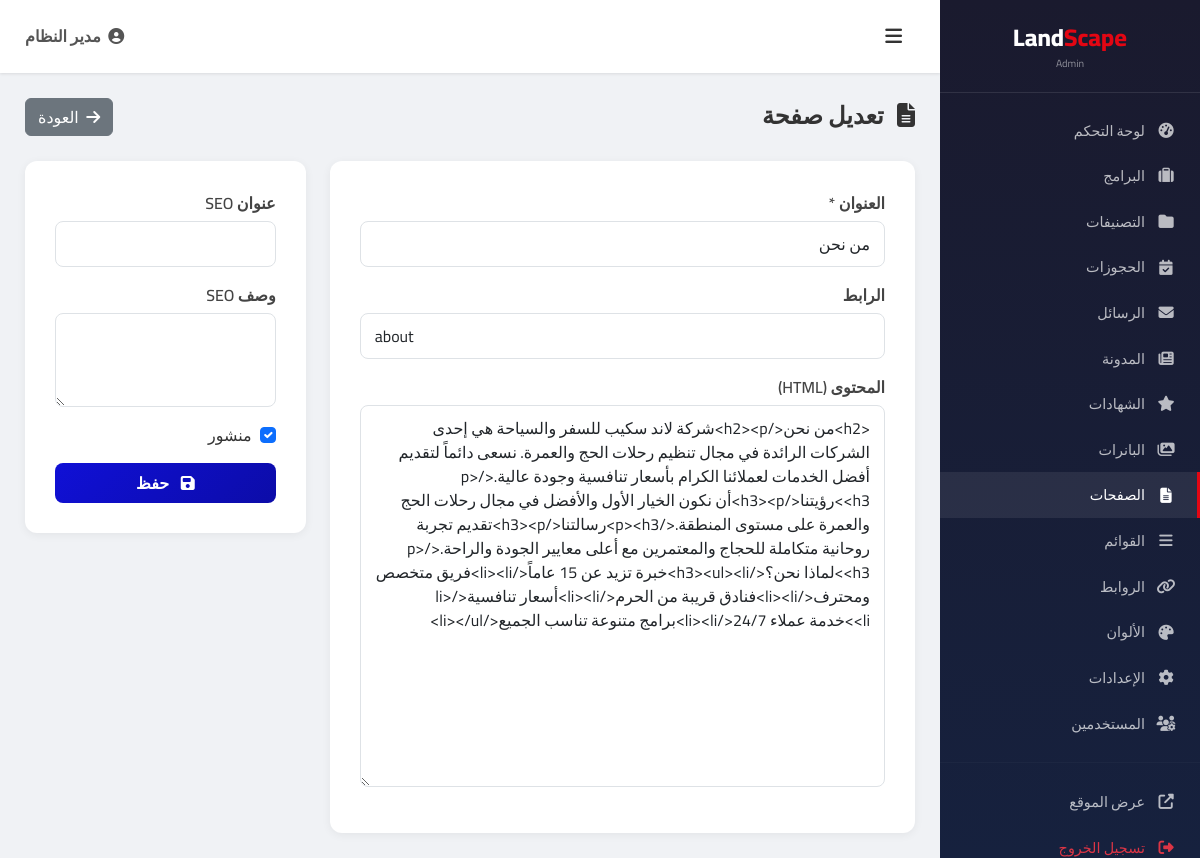
The app's page /admin/page-edit?id=1 (signed in) with its own data.
### tables this page shows
CREATE TABLE `pages` (
    `id` INT AUTO_INCREMENT PRIMARY KEY,
    `title` VARCHAR(300) NOT NULL,
    `slug` VARCHAR(300) NOT NULL UNIQUE,
    `content` LONGTEXT,
    `meta_title` VARCHAR(300),
    `meta_description` TEXT,
    `is_published` TINYINT(1) DEFAULT 1,
    `created_at` TIMESTAMP DEFAULT CURRENT_TIMESTAMP,
    `updated_at` TIMESTAMP DEFAULT CURRENT_TIMESTAMP ON UPDATE CURRENT_TIMESTAMP
);

### config/config.php (called while the page is built, shortened)
<?php
function clean(string $data): string {
    return htmlspecialchars(trim($data), ENT_QUOTES, 'UTF-8');
}

### admin/page-edit.php (the view, shortened to what this page needs)
<?php
$db = getDB();
$id = intval($_GET['id'] ?? 0);
$page = null;
if ($id > 0) {
    $stmt = $db->prepare("SELECT * FROM pages WHERE id = ?");
    $stmt->execute([$id]);
    $page = $stmt->fetch();
}
include __DIR__ . '/includes/header.php';
?>
<div class="admin-page-header">
    <h4><i class="fas fa-file-alt me-2"></i> <?= $id ? 'تعديل' : 'إضافة' ?> صفحة</h4>
    <a href="/admin/pages" class="btn btn-secondary"><i class="fas fa-arrow-right me-1"></i> العودة</a>
</div>
<form method="POST">
    <div class="row g-4">
        <div class="col-lg-8">
            <div class="admin-form">
                <div class="mb-3"><label class="form-label">العنوان *</label><input type="text" name="title" class="form-control" value="<?= clean($page['title'] ?? '') ?>" required></div>
                <div class="mb-3"><label class="form-label">الرابط</label><input type="text" name="slug" class="form-control" value="<?= clean($page['slug'] ?? '') ?>" dir="ltr"></div>
                <div class="mb-3"><label class="form-label">المحتوى (HTML)</label><textarea name="content" class="form-control" rows="15"><?= $page['content'] ?? '' ?></textarea></div>
            </div>
        </div>
        <div class="col-lg-4">
            <div class="admin-form">
                <div class="mb-3"><label class="form-label">عنوان SEO</label><input type="text" name="meta_title" class="form-control" value="<?= clean($page['meta_title'] ?? '') ?>"></div>
                <div class="mb-3"><label class="form-label">وصف SEO</label><textarea name="meta_description" class="form-control" rows="3"><?= clean($page['meta_description'] ?? '') ?></textarea></div>
                <div class="form-check mb-3">
                    <input type="checkbox" name="is_published" class="form-check-input" id="pub" <?= ($page['is_published'] ?? 1) ? 'checked' : '' ?>>
                    <label class="form-check-label" for="pub">منشور</label>
                </div>
                <button type="submit" class="btn btn-admin-primary w-100"><i class="fas fa-save me-2"></i> حفظ</button>
            </div>
        </div>
    </div>
</form>
<?php include __DIR__ . '/includes/footer.php'; ?>

### admin/includes/admin.css (style rules this page uses)
* { box-sizing: border-box; margin: 0; padding: 0; }
body { font-family: 'Cairo', sans-serif; background: #f0f2f5; color: #333; direction: rtl; }
.admin-form { background: #fff; border-radius: 12px; padding: 30px; box-shadow: 0 2px 10px rgba(0,0,0,0.06); }
.admin-form .form-label { font-weight: 600; color: #444; margin-bottom: 6px; }
.admin-form .form-control, .admin-form .form-select { border-radius: 8px; font-family: 'Cairo', sans-serif; padding: 10px 14px; }
.admin-page-header { display: flex; justify-content: space-between; align-items: center; margin-bottom: 25px; }
.admin-page-header h4 { font-weight: 700; color: #333; margin: 0; }
.btn-admin-primary { background: linear-gradient(135deg, #1010D6, #0c0ca8); color: #fff; border: none; border-radius: 8px; padding: 8px 20px; font-weight: 600; font-family: 'Cairo', sans-serif; }

### records on screen
pages: title "من نحن", slug "about", content "<h2>من نحن</h2><p>شركة لاند سكيب للسفر والسياحة هي إحدى الشركات الرائدة في مجال تنظيم رحلات الحج والعمرة. نسعى دائماً لتقديم أفضل الخدمات لعملائنا الكرام بأسعار تنافسية وجودة عالية.</p><h3>رؤيتنا</h3><p>أن نكون الخيار الأول والأفضل في مجال رحلات الحج والعمرة على مستوى المنطقة.</p><h3>رسالتنا</h3><p>تقديم تجربة روحانية متكاملة للحجاج والمعتمرين مع أعلى معايير الجودة والراحة.</p><h3>لماذا نحن؟</h3><ul><li>خبرة تزيد عن 15 عاماً</li><li>فريق متخصص ومحترف</li><li>فنادق قريبة من الحرم</li><li>أسعار تنافسية</li><li>خدمة عملاء 24/7</li><li>برامج متنوعة تناسب الجميع</li></ul>", is_published "☑"

### other values on screen
$adminName "مدير النظام"
